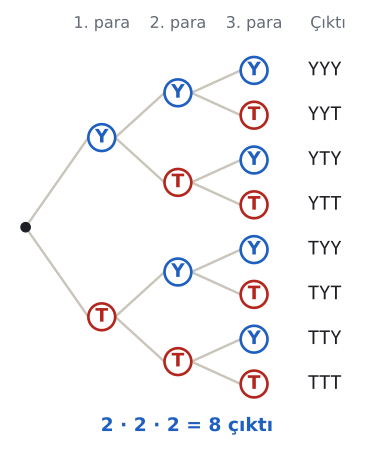

Write Python code to recreate this figure.
import sys; sys.path.insert(0, "tools")
from cizim import *

# Üç madenî para: her atışta 2 dal, toplam 2 · 2 · 2 = 8 çıktı.
fig, ax = sekil(6, 6)
ax.axis("off")
x = [0, 1.7, 3.4, 5.1]
yaprak = [3.5 - i for i in range(8)]          # 8 çıktı yukarıdan aşağı
def dugum(px, py, harf):
    renk = MAVI if harf == "Y" else KIRMIZI
    ax.add_patch(patches.Circle((px, py), 0.3, facecolor="white", edgecolor=renk, lw=2, zorder=3))
    ax.text(px, py, harf, ha="center", va="center", color=renk, fontsize=14, fontweight="bold", zorder=4)
nokta(ax, 0, 0)
for i, h1 in enumerate("YT"):
    y1 = 2 - 4 * i
    ax.plot([0, x[1] - 0.3], [0, y1], color=CIZGI, lw=1.8, zorder=1); dugum(x[1], y1, h1)
    for j, h2 in enumerate("YT"):
        y2 = y1 + 1 - 2 * j
        ax.plot([x[1] + 0.3, x[2] - 0.3], [y1, y2], color=CIZGI, lw=1.8, zorder=1); dugum(x[2], y2, h2)
        for k, h3 in enumerate("YT"):
            y3 = y2 + 0.5 - k
            ax.plot([x[2] + 0.3, x[3] - 0.3], [y2, y3], color=CIZGI, lw=1.8, zorder=1); dugum(x[3], y3, h3)
            ax.text(6.3, y3, h1 + h2 + h3, ha="left", va="center", color=YAZI, fontsize=14, family="DejaVu Sans Mono")
for px, ad in zip(x[1:], ("1. para", "2. para", "3. para")):
    ax.text(px, 4.45, ad, ha="center", color=SOLUK, fontsize=12)
ax.text(6.75, 4.45, "Çıktı", ha="center", color=SOLUK, fontsize=12)
ax.text(3.6, -4.55, "2 · 2 · 2 = 8 çıktı", ha="center", color=MAVI, fontsize=14, fontweight="bold")
ax.set_xlim(-0.4, 7.6); ax.set_ylim(-5.0, 4.9); ax.set_aspect("equal")
kaydet(fig, __file__)
